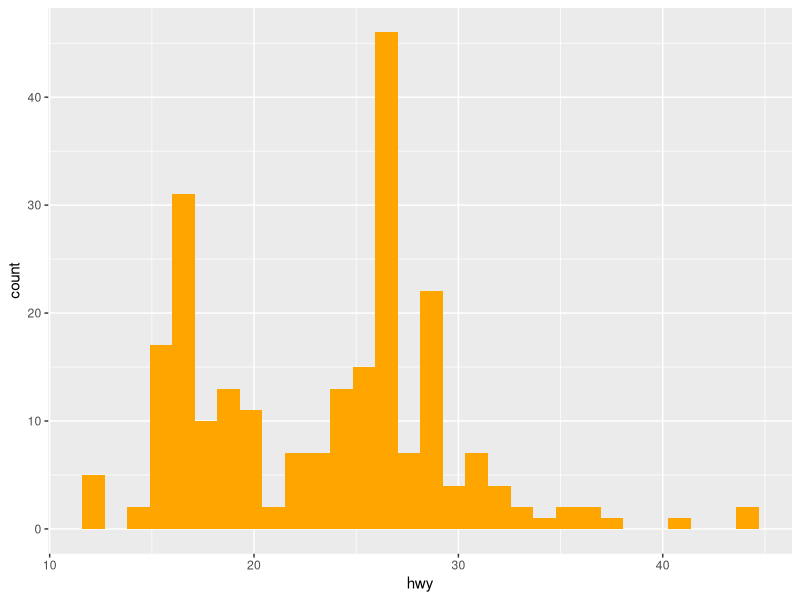
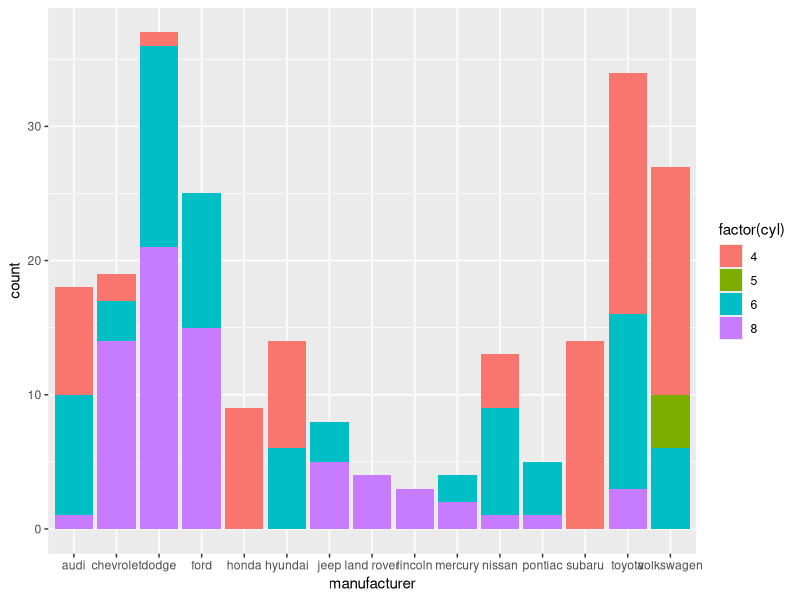
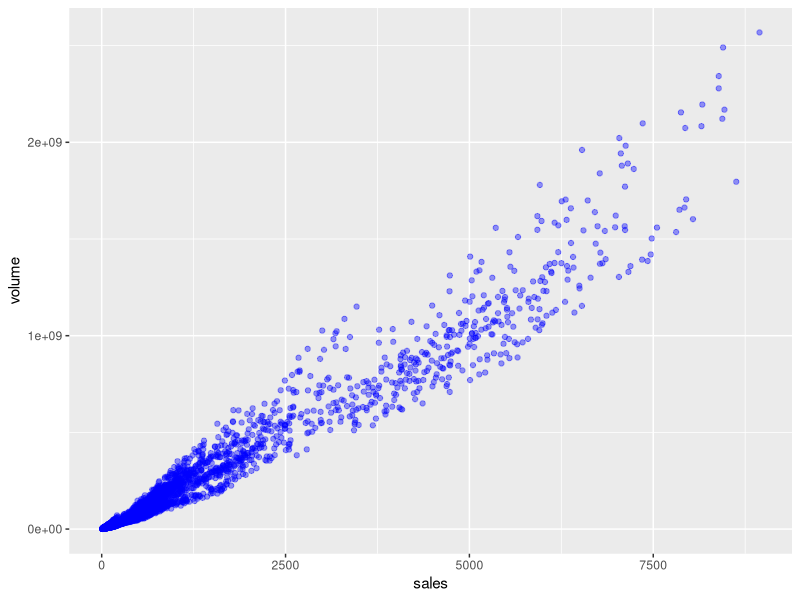
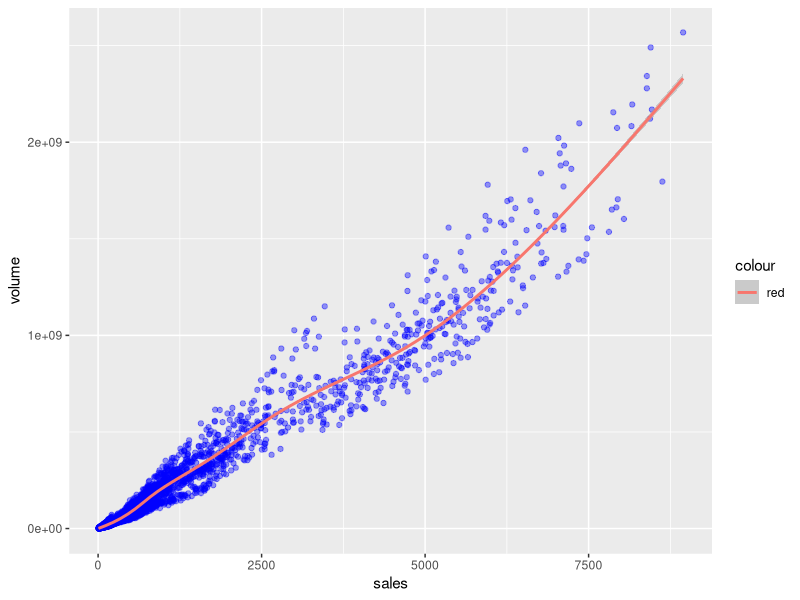

Recreate these plots in R, in order.
#GGPLOT 2 Exercise Solutions
library(ggplot2)

#1Histogram of hwy mpg values:
#S1

s1 <- ggplot(mpg,aes(x = hwy)) + geom_histogram(fill="orange")
print(s1)

#Barplot of car counts per manufacturer with color fill defined by cyl count
#S2
s2 <- ggplot(mpg,aes(x= manufacturer)) + geom_bar(aes(fill=factor(cyl)))
print(s2)

#Create a scatterplot of volume versus sales. Afterwards play around with alpha and color arguments to clarify information.
#Dataset is txhousing
#S3
s3 <- ggplot(txhousing,aes(x=sales,y=volume)) + geom_point(color="blue",alpha=0.4)
print(s3)

#Add a smooth fit line to the scatterplot from above. Hint: You may need to look up geom_smooth()
#S4

s4 <- s3 + geom_smooth(aes(color="red"))
print(s4)
